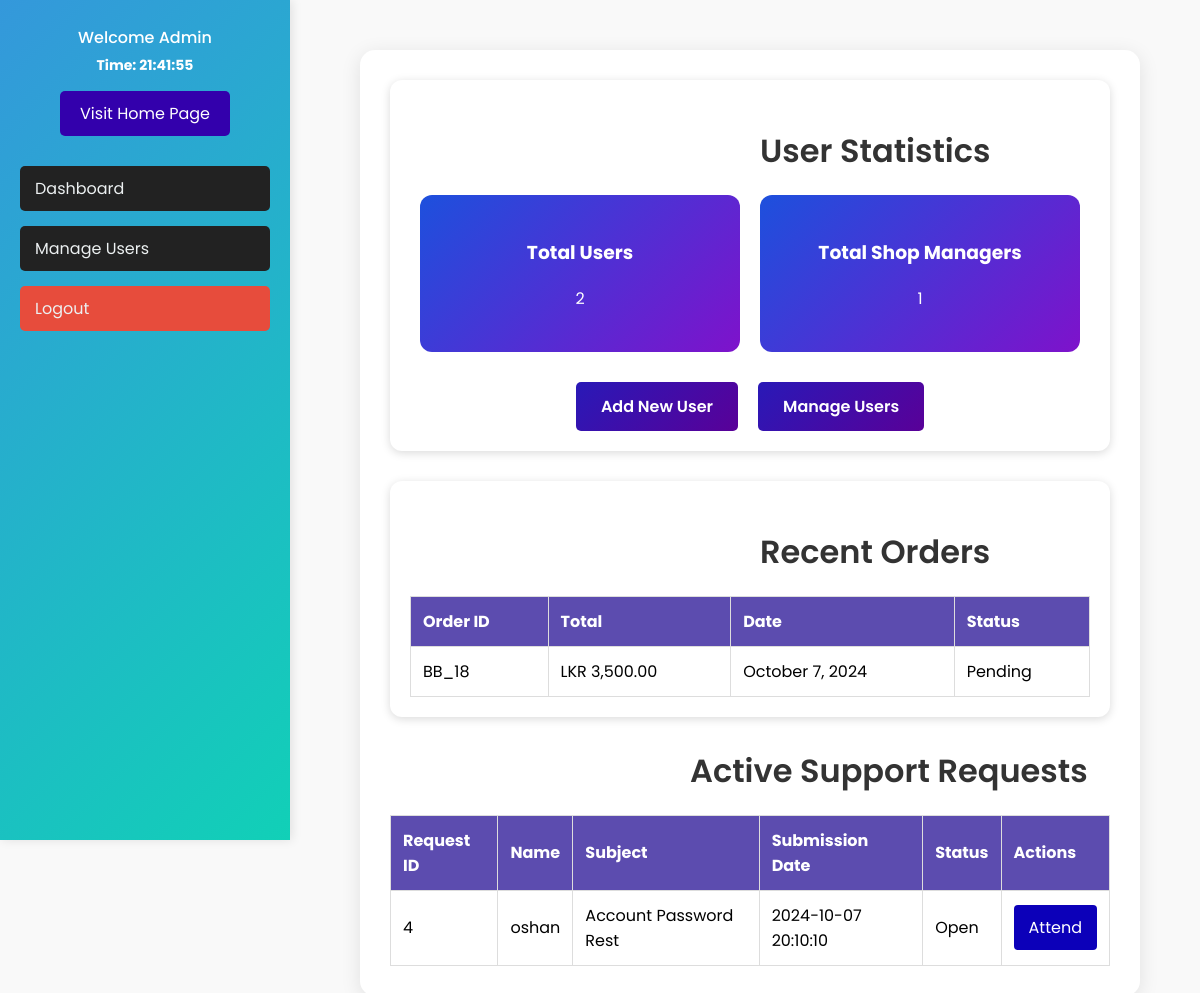
The page /admin-panel.php (signed in) on the database its author committed.
### tables this page shows
CREATE TABLE IF NOT EXISTS `orders` (
  `order_id` int NOT NULL AUTO_INCREMENT,
  `customer_id` int NOT NULL,
  `order_date` datetime DEFAULT CURRENT_TIMESTAMP,
  `total_amount` decimal(10,2) NOT NULL,
  `status` varchar(20) NOT NULL,
  `delivery_address` varchar(255) NOT NULL,
  `payment_status` varchar(20) NOT NULL,
  `tracking_number` varchar(100) DEFAULT NULL,
  PRIMARY KEY (`order_id`),
  KEY `customer_id` (`customer_id`)
);

CREATE TABLE IF NOT EXISTS `support_admin` (
  `ticket_id` int NOT NULL AUTO_INCREMENT,
  `customer_name` varchar(255) NOT NULL,
  `customer_email` varchar(255) NOT NULL,
  `customer_phone_number` varchar(20) DEFAULT NULL,
  `subject` varchar(255) NOT NULL,
  `message` text NOT NULL,
  `submission_date` datetime DEFAULT CURRENT_TIMESTAMP,
  `status` enum('Open','In Progress','Resolved','Closed') DEFAULT 'Open',
  PRIMARY KEY (`ticket_id`)
);

### admin-panel.php (the view, shortened to what this page needs)
<?php
include 'global-assets/db.php';
$user_query = "SELECT COUNT(*) AS total_users FROM users";
$user_result = $connection->query($user_query);
$user_data = $user_result->fetch_assoc();
$total_users = $user_data['total_users'];
$manager_query = "SELECT COUNT(*) AS total_managers FROM shop_managers";
$manager_result = $connection->query($manager_query);
$manager_data = $manager_result->fetch_assoc();
$total_managers = $manager_data['total_managers'];
$recent_orders_query = "SELECT order_id, total_amount, order_date, status FROM orders ORDER BY order_date DESC LIMIT 5";
$recent_orders_result = mysqli_query($connection, $recent_orders_query);
$sql = "SELECT ticket_id, customer_name, subject, submission_date, customer_phone_number, status, message FROM support_admin";
    $stmt = $connection->prepare($sql);
    $stmt->execute();
    $stmt->bind_result($ticket_id, $customer_name, $subject, $submission_date,$customer_phone, $status, $message, );
    $support_requests = [];
    while ($stmt->fetch()) {
        $support_requests[] = [
            'ticket_id' => $ticket_id,
            'customer_name' => $customer_name,
            'subject' => $subject,
            'submission_date' => $submission_date,
            'customer_phone_number' => $customer_phone,
            'status' => $status,
            'message' => $message
        ];
    }
?>
<!DOCTYPE html>
<html lang="en">
<head>
    <link rel="stylesheet" href="css/admin-sidebar.css">
    <link rel="stylesheet" href="css/admin-panel.css">
</head>
<body>
        <div class="dashboard-container">
        <section class="user-stats">
            <h2>User Statistics</h2>
            <div class="stats">
                <div class="total-users">
                    <h3>Total Users</h3>
                    <p><?php echo $total_users; ?></p>
                </div>
                <div class="total-managers">
                    <h3>Total Shop Managers</h3>
                    <p><?php echo $total_managers; ?></p>
                </div>
            </div>
            <div class="user-buttons">
                <a href="account/admin/add-user.php" class="btn">Add New User</a>
                <a href="account/admin/manage-users.php" class="btn">Manage Users</a>
            </div>
        </section>
        <section class="recent-orders">
            <h2>Recent Orders</h2>
            <table>
                <thead>
                    <tr>
                        <th>Order ID</th>
                        <th>Total</th>
                        <th>Date</th>
                        <th>Status</th>
                    </tr>
                </thead>
                <tbody>
                    <?php while ($order = mysqli_fetch_assoc($recent_orders_result)): ?>
                        <tr>
                            <td><?php echo 'BB_' . $order['order_id']; ?></td>
                            <td><?php echo 'LKR ' . number_format($order['total_amount'], 2); ?></td>
                            <td><?php echo date('F j, Y', strtotime($order['order_date'])); ?></td>
                            <td><?php echo $order['status']; ?></td>
                        </tr>
                    <?php endwhile; ?>
                </tbody>
            </table>
        </section>
        <div class="support-request">
            <h2 style="margin-left: 300px;">Active Support Requests</h2>
                <table>
                    <thead>
                        <tr>
                            <th>Request ID</th>
                            <th>Name</th>
                            <th>Subject</th>
                            <th>Submission Date</th>
                            <th>Status</th>
                            <th>Actions</th>
                        </tr>
                    </thead>
                    <tbody>
                        <?php if (count($support_requests) > 0): ?>
                            <?php foreach ($support_requests as $request): ?>
                                <tr>
                                    <td><?php echo htmlspecialchars($request['ticket_id']); ?></td>
                                    <td><?php echo htmlspecialchars($request['customer_name']); ?></td>
                                    <td><?php echo htmlspecialchars($request['subject']); ?></td>
                                    <td><?php echo htmlspecialchars($request['submission_date']); ?></td>
                                    <td><?php echo htmlspecialchars($request['status']); ?></td>
                                    <td><span id="support-action" class="request-btn" onclick="openModal(<?php echo htmlspecialchars(json_encode($request)); ?>)">Attend</span></td>
                                </tr>
                            <?php endforeach; ?>
                        <?php else: ?>
                            <tr>
                                <td colspan="3">No support requests found</td>
                            </tr>
                        <?php endif; ?>
                    </tbody>
                </table>
            </div>
    </div>
</body>
</html>

### css/admin-sidebar.css (style rules this page uses)
body { font-family: "Poppins", sans-serif; font-weight: 400; font-style: normal; }
aside.sidebar { width: 250px; height: 100vh; background: linear-gradient(135deg, #3498DB, #11d0b7); color: #ECF0F1; padding: 20px; box-shadow: 2px 0 10px rgba(0, 0, 0, 0.1); position: fixed; top: 0; left: 0; }
.user-info { text-align: center; margin-bottom: 30px; }
.user-info p { margin: 5px 0; font-size: 16px; color: #ffffff; font-weight: 500; }
#system-time { font-weight: bold; font-size: 14px; color: #ffffff; }
.user-info a { display: inline-block; margin-top: 10px; padding: 10px 20px; background-color: #3300ac; color: white; text-decoration: none; border-radius: 5px; transition: background-color 0.3s ease; }
nav ul { list-style-type: none; padding: 0; }
nav ul li { margin-bottom: 15px; }
nav ul li a { display: block; padding: 10px 15px; font-size: 16px; color: #ECF0F1; text-decoration: none; background-color: #222222; border-radius: 5px; transition: background-color 0.3s ease; }
nav ul li:last-child a { background-color: #E74C3C; }

### css/admin-panel.css (style rules this page uses)
body { font-family: "Poppins", sans-serif; background-color: #f9f9f9; margin: 0; padding-left: 300px; }
.dashboard-container { margin: 50px auto; width: 80%; border-radius: 15px; background-color: #ffffff; box-shadow: 0 4px 20px rgba(0, 0, 0, 0.1); padding: 30px; }
h2 { margin-left: 350px; color: #333; font-size: 32px; margin-bottom: 20px; font-weight: 600; }
.user-stats, .support-requests, .recent-orders { background: #fff; padding: 20px; margin-bottom: 30px; box-shadow: 0 2px 10px rgba(0, 0, 0, 0.15); border-radius: 12px; transition: box-shadow 0.3s; }
.stats { display: flex; justify-content: space-between; margin-bottom: 20px; }
.stats div { text-align: center; flex: 1; }
.user-buttons { margin-left: 0px; display: flex; justify-content: center; gap: 20px; margin-top: 30px; }
.btn { display: inline-block; padding: 12px 25px; background: linear-gradient(135deg, #2919b7, #590098); color: white; text-decoration: none; border-radius: 5px; transition: background-color 0.3s, transform 0.2s; font-weight: 600; }
table { width: 100%; border-collapse: collapse; }
table th, table td { padding: 12px; border: 1px solid #ddd; text-align: left; }
table th { background-color: #5c4caf; color: white; font-weight: bold; }
.user-stats, .recent-orders { margin-bottom: 30px; }
.total-users, .total-managers { flex: 1; text-align: center; padding: 25px; background: linear-gradient(135deg, #1d50dd, #7e12cb); color: white; border-radius: 12px; margin: 0 10px; transition: transform 0.2s, box-shadow 0.3s; }
.recent-orders table { width: 100%; border-collapse: collapse; margin-top: 10px; }
.recent-orders th, .recent-orders td { padding: 12px; text-align: left; }
.request-btn { display: inline-block; padding: 10px 15px; color: white; background-color: #0c00b9; border: none; border-radius: 4px; cursor: pointer; text-align: center; text-decoration: none; }

### rows shown on the page
orders: order_id "18", total_amount "3,500.00", order_date "October 7, 2024", status "Pending"
support_admin: ticket_id "4", customer_name "oshan", subject "Account Password Rest", submission_date "2024-10-07 20:10:10", status "Open"

### other values the page prints
$total_users "2"
$total_managers "1"
